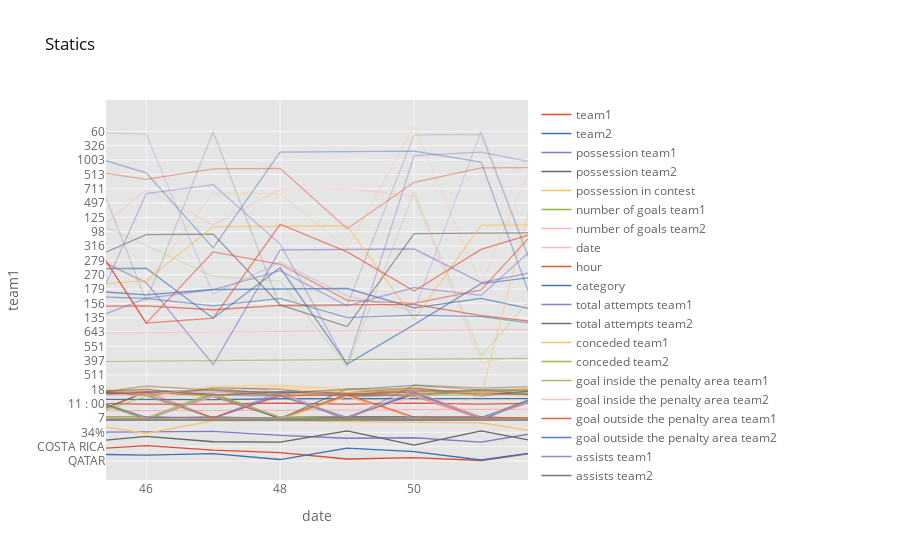

Notebook source saved alongside this figure:
### Code cell
df_equipos. iplot(kind='line', xTitle='date', yTitle='team1', title='Statics')
